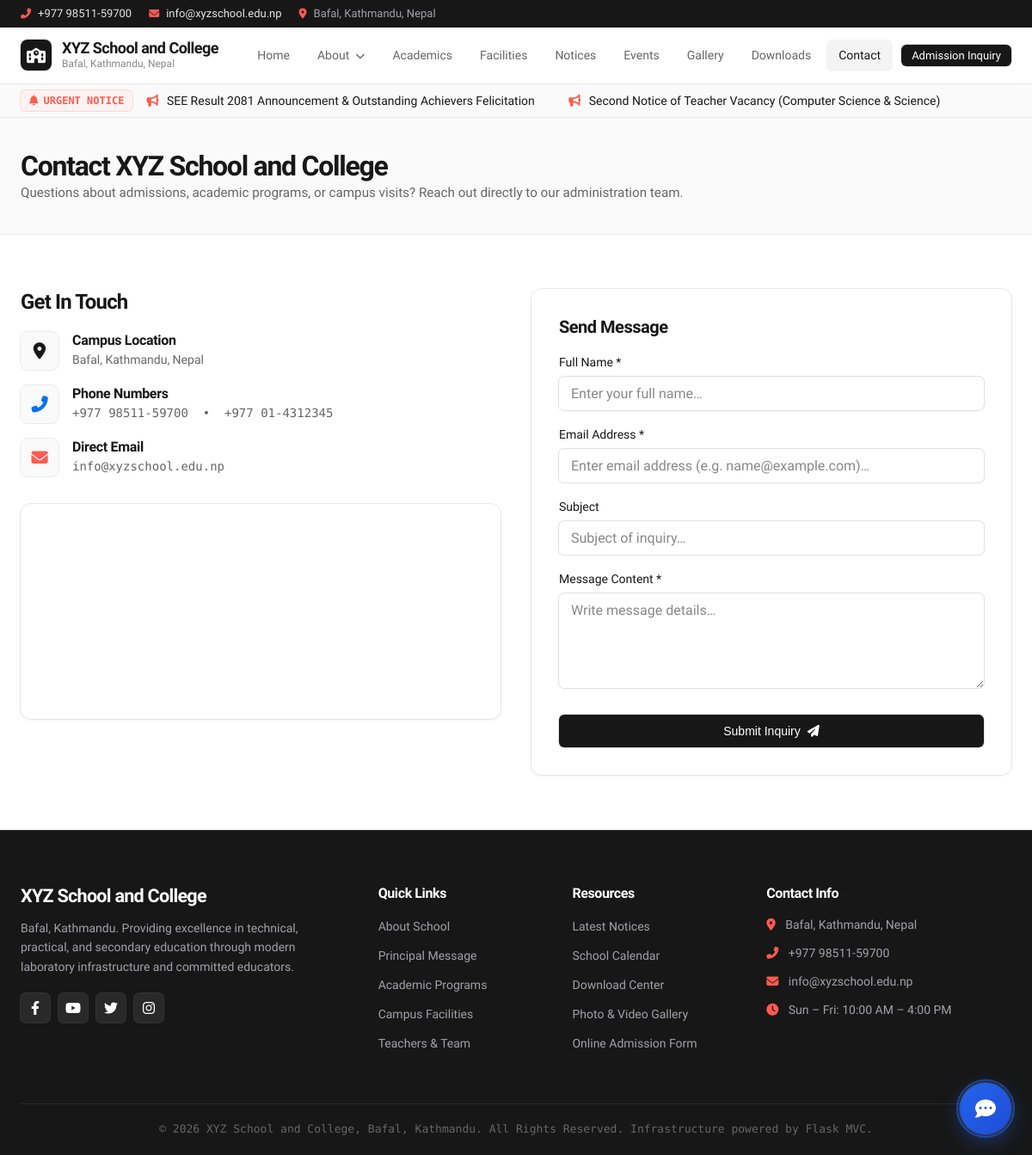
The app's page /contact with its own data.
### app/models/settings.py (models this page shows, shortened)
class SiteSetting(db.Model):
    __tablename__ = 'site_settings'
    id = db.Column(db.Integer, primary_key=True)
    key = db.Column(db.String(100), unique=True, nullable=False)
    value = db.Column(db.Text, nullable=True)
    @classmethod
    def get_val(cls, key, default=''):
        setting = cls.query.filter_by(key=key).first()
        return setting.value if setting else default

### app/models/notice.py (models this page shows, shortened)
class Notice(db.Model):
    __tablename__ = 'notices'
    id = db.Column(db.Integer, primary_key=True)
    title = db.Column(db.String(255), nullable=False)
    slug = db.Column(db.String(255), unique=True, nullable=False)
    category = db.Column(db.String(50), default='General') # General, Vacancy, Exam, Quotation, Admission, Result
    content = db.Column(db.Text, nullable=False)
    attachment = db.Column(db.String(255), nullable=True) # PDF or image attachment
    is_urgent = db.Column(db.Boolean, default=False)
    published_date = db.Column(db.DateTime, default=datetime.utcnow)
    author_id = db.Column(db.Integer, db.ForeignKey('users.id'), nullable=True)
    author = db.relationship('User', backref=db.backref('notices', lazy=True))

### app/controllers/public_controller.py (the view, shortened to what this page needs)
@public_bp.route('/contact', methods=['GET', 'POST'])
def contact():
    return render_template('public/contact.html')

### app/controllers/public_controller.py (called while the page is built)
@public_bp.context_processor
def inject_global_settings():
    return {
        'school_name': SiteSetting.get_val('school_name', 'XYZ School and College'),
        'school_address': SiteSetting.get_val('school_address', 'Bafal, Kathmandu, Nepal'),
        'school_phone': SiteSetting.get_val('school_phone', '+977 98511-59700'),
        'school_email': SiteSetting.get_val('school_email', 'info@xyzschool.edu.np'),
        'urgent_notices': Notice.query.filter_by(is_urgent=True).order_by(Notice.published_date.desc()).all()
    }

### app/templates/public/contact.html (shortened to what this page needs)
{% extends 'base.html' %}
{% block content %}
<div class="section bg-alt" style="padding: 36px 0; box-shadow: var(--shadow-border);">
    <div class="container">
        <h1 style="font-size: 2rem; color: var(--vercel-black);">Contact {{ school_name }}</h1>
        <p style="color: var(--vercel-text-muted); font-size: 0.95rem;">Questions about admissions, academic programs, or campus visits? Reach out directly to our administration team.</p>
    </div>
</div>
<section class="section">
    <div class="container">
        <div style="display: grid; grid-template-columns: 1fr 1fr; gap: 36px;">
            <div>
                <h2 style="font-size: 1.5rem; margin-bottom: 20px; color: var(--vercel-black);">Get In Touch</h2>
                <div style="display: flex; flex-direction: column; gap: 18px; margin-bottom: 32px;">
                    <div style="display: flex; gap: 16px; align-items: flex-start;">
                        <div style="width: 44px; height: 44px; border-radius: var(--radius-md); background: var(--vercel-surface); color: var(--vercel-black); box-shadow: var(--shadow-border); display: flex; align-items: center; justify-content: center; font-size: 1.2rem; flex-shrink: 0;">
                            <i class="fas fa-map-marker-alt"></i>
                        </div>
                        <div>
                            <h4 style="font-size: 1rem; margin-bottom: 2px;">Campus Location</h4>
                            <p style="color: var(--vercel-text-muted); font-size: 0.875rem;">{{ school_address }}</p>
                        </div>
                    </div>
                    <div style="display: flex; gap: 16px; align-items: flex-start;">
                        <div style="width: 44px; height: 44px; border-radius: var(--radius-md); background: var(--vercel-surface); color: var(--vercel-develop-blue); box-shadow: var(--shadow-border); display: flex; align-items: center; justify-content: center; font-size: 1.2rem; flex-shrink: 0;">
                            <i class="fas fa-phone-alt"></i>
                        </div>
                        <div>
                            <h4 style="font-size: 1rem; margin-bottom: 2px;">Phone Numbers</h4>
                            <p style="color: var(--vercel-text-muted); font-size: 0.875rem; font-family: 'Geist Mono', monospace;">{{ school_phone }} &nbsp;•&nbsp; +977 01-4312345</p>
                        </div>
                    </div>
                    <div style="display: flex; gap: 16px; align-items: flex-start;">
                        <div style="width: 44px; height: 44px; border-radius: var(--radius-md); background: var(--vercel-surface); color: var(--vercel-ship-red); box-shadow: var(--shadow-border); display: flex; align-items: center; justify-content: center; font-size: 1.2rem; flex-shrink: 0;">
                            <i class="fas fa-envelope"></i>
                        </div>
                        <div>
                            <h4 style="font-size: 1rem; margin-bottom: 2px;">Direct Email</h4>
                            <p style="color: var(--vercel-text-muted); font-size: 0.875rem; font-family: 'Geist Mono', monospace;">{{ school_email }}</p>
                        </div>
                    </div>
                </div>
                <div style="border-radius: var(--radius-lg); overflow: hidden; box-shadow: var(--shadow-card); height: 250px;">
                    <iframe src="https://www.google.com/maps/embed?pb=!1m18!1m12!1m3!1d14131.066487121773!2d85.2530182!3d27.6935933!2m3!1f0!2f0!3f0!3m2!1i1024!2i768!4f13.1!3m3!1m2!1s0x39eb23528b18a245%3A0x6a05e26c6114ec3c!2sChandragiri!5e0!3m2!1sen!2snp!4v1700000000000!5m2!1sen!2snp" width="100%" height="100%" style="border:0;" allowfullscreen="" loading="lazy"></iframe>
                </div>
            </div>
            <div style="background: white; padding: 32px; border-radius: var(--radius-lg); box-shadow: var(--shadow-card);">
                <h3 style="font-size: 1.25rem; margin-bottom: 18px; color: var(--vercel-black);">Send Message</h3>
                <form action="{{ url_for('public.contact') }}" method="POST">
                    <div class="form-group">
                        <label class="form-label">Full Name *</label>
                        <input type="text" name="name" required class="form-control" placeholder="Enter your full name…">
                    </div>
                    <div class="form-group">
                        <label class="form-label">Email Address *</label>
                        <input type="email" name="email" required class="form-control" placeholder="Enter email address (e.g. name@example.com)…">
                    </div>
                    <div class="form-group">
                        <label class="form-label">Subject</label>
                        <input type="text" name="subject" class="form-control" placeholder="Subject of inquiry…">
                    </div>
                    <div class="form-group">
                        <label class="form-label">Message Content *</label>
                        <textarea name="message" required class="form-control" rows="4" placeholder="Write message details…"></textarea>
                    </div>
                    <button type="submit" class="btn btn-primary" style="width: 100%; justify-content: center; padding: 12px; margin-top: 6px;">Submit Inquiry <i class="fas fa-paper-plane"></i></button>
                </form>
            </div>
        </div>
    </div>
</section>
{% endblock %}

### app/templates/base.html (shortened to what this page needs)
<!DOCTYPE html>
<html lang="en">
<head>
    <link rel="stylesheet" href="{{ url_for('static', filename='css/style.css') }}">
    <link rel="stylesheet" href="https://cdnjs.cloudflare.com/ajax/libs/font-awesome/6.4.0/css/all.min.css">
    <link rel="stylesheet" type="text/css" href="https://cdnjs.cloudflare.com/ajax/libs/slick-carousel/1.8.1/slick.min.css"/>
    <link rel="stylesheet" type="text/css" href="https://cdnjs.cloudflare.com/ajax/libs/slick-carousel/1.8.1/slick-theme.min.css"/>
</head>
<body>
    <header class="top-header">
        <div class="container">
            <div class="top-info">
                <div class="top-info-item">
                    <i class="fas fa-phone-alt"></i>
                    <a href="tel:{{ school_phone }}">{{ school_phone }}</a>
                </div>
                <div class="top-info-item">
                    <i class="fas fa-envelope"></i>
                    <a href="mailto:{{ school_email }}">{{ school_email }}</a>
                </div>
                <div class="top-info-item">
                    <i class="fas fa-map-marker-alt"></i>
                    <span>{{ school_address }}</span>
                </div>
            </div>
        </div>
    </header>
    <nav class="navbar-main">
        <div class="container navbar-container">
            <a href="{{ url_for('public.home') }}" class="brand-logo">
                <div class="logo-badge">
                    <i class="fas fa-school"></i>
                </div>
                <div class="brand-text">
                    <h1>{{ school_name }}</h1>
                    <p>Bafal, Kathmandu, Nepal</p>
                </div>
            </a>
            <ul class="nav-menu" id="navMenu">
                <li class="nav-item">
                    <a href="{{ url_for('public.home') }}" class="nav-link {% if request.endpoint == 'public.home' %}active{% endif %}">Home</a>
                </li>
                <li class="nav-item">
                    <a href="#" class="nav-link {% if request.endpoint in ['public.about', 'public.message_principal', 'public.message_chairperson', 'public.team'] %}active{% endif %}">
                        About <i class="fas fa-chevron-down" style="font-size: 0.7rem; margin-left: 2px;"></i>
                    </a>
                </li>
                <li class="nav-item">
                    <a href="{{ url_for('public.academics') }}" class="nav-link {% if request.endpoint == 'public.academics' %}active{% endif %}">Academics</a>
                </li>
                <li class="nav-item">
                    <a href="{{ url_for('public.facilities') }}" class="nav-link {% if request.endpoint == 'public.facilities' %}active{% endif %}">Facilities</a>
                </li>
                <li class="nav-item">
                    <a href="{{ url_for('public.notices') }}" class="nav-link {% if request.endpoint in ['public.notices', 'public.notice_detail'] %}active{% endif %}">Notices</a>
                </li>
                <li class="nav-item">
                    <a href="{{ url_for('public.events') }}" class="nav-link {% if request.endpoint == 'public.events' %}active{% endif %}">Events</a>
                </li>
                <li class="nav-item">
                    <a href="{{ url_for('public.gallery') }}" class="nav-link {% if request.endpoint == 'public.gallery' %}active{% endif %}">Gallery</a>
                </li>
                <li class="nav-item">
                    <a href="{{ url_for('public.downloads') }}" class="nav-link {% if request.endpoint == 'public.downloads' %}active{% endif %}">Downloads</a>
                </li>
                <li class="nav-item">
                    <a href="{{ url_for('public.contact') }}" class="nav-link {% if request.endpoint == 'public.contact' %}active{% endif %}">Contact</a>
                </li>
                <li class="nav-item">
                    <a href="{{ url_for('public.admission') }}" class="btn btn-primary btn-sm" style="margin-left: 6px;">Admission Inquiry</a>
                </li>
            </ul>
        </div>
    </nav>
    {% if urgent_notices %}
    <div class="ticker-bar">
        <div class="container ticker-wrapper">
            <div class="ticker-badge">
                <i class="fas fa-bell"></i> Urgent Notice
            </div>
            <div class="ticker-content">
                <div class="ticker-scroll">
                    {% for n in urgent_notices %}
                        <a href="{{ url_for('public.notice_detail', id=n.id) }}"><i class="fas fa-bullhorn" style="margin-right: 6px; color: var(--vercel-ship-red);"></i> {{ n.title }}</a>
                    {% endfor %}
                </div>
            </div>
        </div>
    </div>
    {% endif %}
    <main>
        {% block content %}{% endblock %}
    </main>
    <footer class="footer">
        <div class="container">
            <div class="footer-grid">
                <div class="footer-brand">
                    <h2>{{ school_name }}</h2>
                    <p>Bafal, Kathmandu. Providing excellence in technical, practical, and secondary education through modern laboratory infrastructure and committed educators.</p>
                    <div class="social-links">
                        <a href="#" class="social-icon" aria-label="Facebook"><i class="fab fa-facebook-f"></i></a>
                        <a href="#" class="social-icon" aria-label="YouTube"><i class="fab fa-youtube"></i></a>
                        <a href="#" class="social-icon" aria-label="Twitter"><i class="fab fa-twitter"></i></a>
                        <a href="#" class="social-icon" aria-label="Instagram"><i class="fab fa-instagram"></i></a>
                    </div>
                </div>
                <div>
                    <h3 class="footer-title">Quick Links</h3>
                    <ul class="footer-links">
                        <li><a href="{{ url_for('public.about') }}">About School</a></li>
                        <li><a href="{{ url_for('public.message_principal') }}">Principal Message</a></li>
                        <li><a href="{{ url_for('public.academics') }}">Academic Programs</a></li>
                        <li><a href="{{ url_for('public.facilities') }}">Campus Facilities</a></li>
                        <li><a href="{{ url_for('public.team') }}">Teachers & Team</a></li>
                    </ul>
                </div>
                <div>
                    <h3 class="footer-title">Resources</h3>
                    <ul class="footer-links">
                        <li><a href="{{ url_for('public.notices') }}">Latest Notices</a></li>
                        <li><a href="{{ url_for('public.events') }}">School Calendar</a></li>
                        <li><a href="{{ url_for('public.downloads') }}">Download Center</a></li>
                        <li><a href="{{ url_for('public.gallery') }}">Photo & Video Gallery</a></li>
                        <li><a href="{{ url_for('public.admission') }}">Online Admission Form</a></li>
                    </ul>
                </div>
                <div>
                    <h3 class="footer-title">Contact Info</h3>
                    <ul class="footer-links" style="color: #a1a1aa; font-size: 0.875rem;">
                        <li style="margin-bottom: 12px;"><i class="fas fa-map-marker-alt" style="color: var(--vercel-ship-red); margin-right: 8px;"></i> {{ school_address }}</li>
                        <li style="margin-bottom: 12px;"><i class="fas fa-phone-alt" style="color: var(--vercel-ship-red); margin-right: 8px;"></i> {{ school_phone }}</li>
                        <li style="margin-bottom: 12px;"><i class="fas fa-envelope" style="color: var(--vercel-ship-red); margin-right: 8px;"></i> {{ school_email }}</li>
                        <li><i class="fas fa-clock" style="color: var(--vercel-ship-red); margin-right: 8px;"></i> Sun – Fri: 10:00 AM – 4:00 PM</li>
                    </ul>
                </div>
            </div>
            <div class="footer-bottom">
                <p>&copy;&nbsp;2026 {{ school_name }}, Bafal, Kathmandu. All Rights Reserved. Infrastructure powered by Flask MVC.</p>
            </div>
        </div>
    </footer>
    <div class="chatbot-widget-container">
        <button id="chatbotToggleBtn" class="chatbot-toggle-btn" aria-label="Open AI Assistant">
            <i class="fas fa-comment-dots" id="chatIconClosed"></i>
            <span class="chatbot-pulse-ring"></span>
        </button>
    </div>
</body>
</html>

### records on screen
SiteSetting: value "+977 98511-59700"
SiteSetting: value "info@xyzschool.edu.np"
SiteSetting: value "Bafal, Kathmandu, Nepal"
SiteSetting: value "XYZ School and College"
Notice: title "SEE Result 2081 Announcement & Outstanding Achievers Felicitation"
Notice: title "Second Notice of Teacher Vacancy (Computer Science & Science)"
